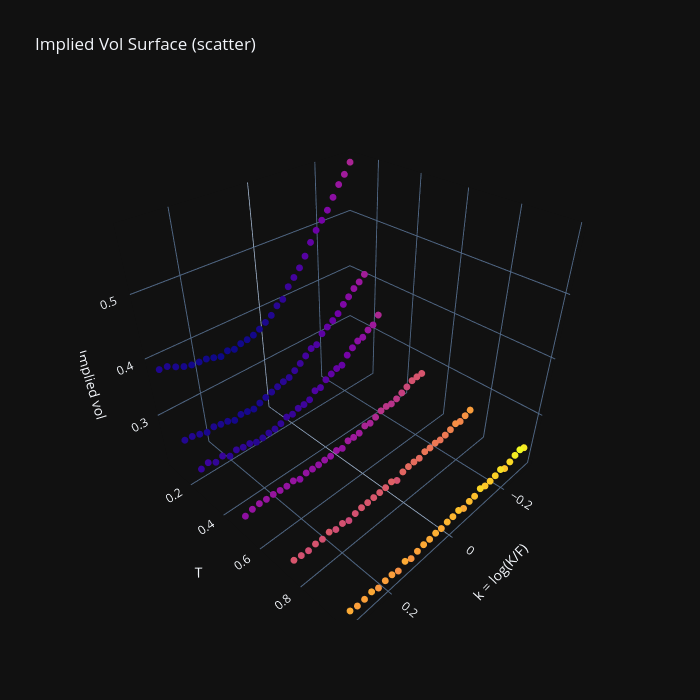

Here is the notebook cell this chart was saved with:
### Code cell
fig = go.Figure(
    data=[
        go.Scatter3d(
            x=df["log_moneyness"],
            y=df["T"],
            z=df["iv_mid"],
            mode="markers",
            marker=dict(
                size=4,
                color=df["w"],
                colorscale="Plasma",
                opacity=1)
                )
                ]
)

fig.update_layout(
    title="Implied Vol Surface (scatter)",
    scene=dict(
        xaxis_title="k = log(K/F)",
        yaxis_title="T",
        zaxis_title="Implied vol",
        aspectmode="manual",
        aspectratio=dict(x=1, y=1, z=1)),
    width=700,
    height=700
)
fig.update_layout(template="plotly_dark")
fig.show()

### Figure 1 — Plotly figure (JSON) as saved in the notebook; plotly's stock layout.template omitted (floating-point values rounded to 4 significant figures; data arrays with more than 128 entries replaced by an {"elided": "..."} marker saying what was removed)
{"data": [{"marker": {"color": {"elided": "372 float values"}, "colorscale": [[0, "#0d0887"], [0.1111, "#46039f"], [0.2222, "#7201a8"], [0.3333, "#9c179e"], [0.4444, "#bd3786"], [0.5556, "#d8576b"], [0.6667, "#ed7953"], [0.7778, "#fb9f3a"], [0.8889, "#fdca26"], [1, "#f0f921"]], "opacity": 1, "size": 4}, "mode": "markers", "type": "scatter3d", "x": {"elided": "372 float values"}, "y": {"elided": "372 float values"}, "z": {"elided": "372 float values"}}], "layout": {"height": 700, "scene": {"aspectmode": "manual", "aspectratio": {"x": 1, "y": 1, "z": 1}, "xaxis": {"title": {"text": "k = log(K/F)"}}, "yaxis": {"title": {"text": "T"}}, "zaxis": {"title": {"text": "Implied vol"}}}, "title": {"text": "Implied Vol Surface (scatter)"}, "width": 700}}
